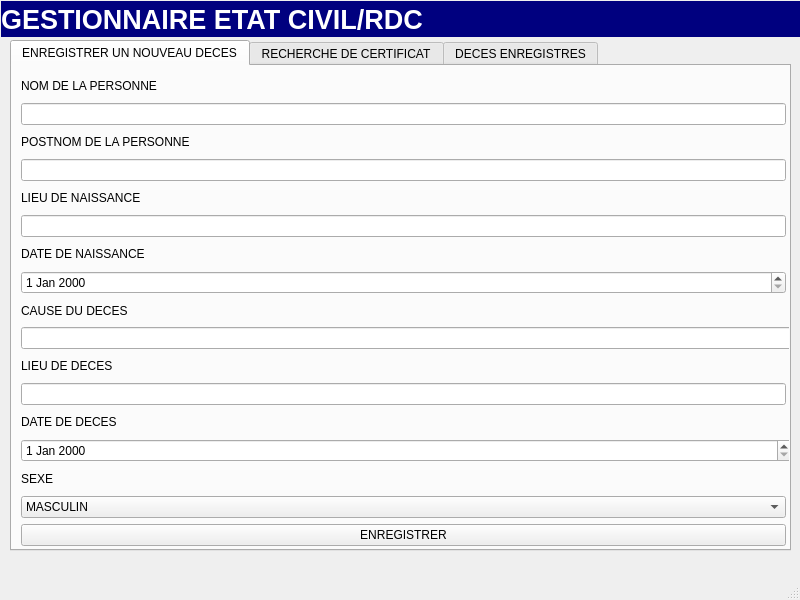
<?xml version="1.0" encoding="UTF-8"?>
<ui version="4.0">
 <class>deces</class>
 <widget class="QMainWindow" name="deces">
  <property name="geometry">
   <rect>
    <x>0</x>
    <y>0</y>
    <width>800</width>
    <height>600</height>
   </rect>
  </property>
  <property name="windowTitle">
   <string>MainWindow</string>
  </property>
  <widget class="QWidget" name="centralwidget">
   <widget class="QTabWidget" name="tabWidget">
    <property name="geometry">
     <rect>
      <x>10</x>
      <y>40</y>
      <width>781</width>
      <height>511</height>
     </rect>
    </property>
    <property name="currentIndex">
     <number>0</number>
    </property>
    <widget class="QWidget" name="tab">
     <attribute name="title">
      <string>ENREGISTRER UN NOUVEAU DECES</string>
     </attribute>
     <widget class="QWidget" name="layoutWidget_2">
      <property name="geometry">
       <rect>
        <x>9</x>
        <y>9</y>
        <width>771</width>
        <height>471</height>
       </rect>
      </property>
      <layout class="QGridLayout" name="gridLayout">
       <item row="3" column="0">
        <widget class="QLineEdit" name="lineEdit"/>
       </item>
       <item row="19" column="0">
        <widget class="QLabel" name="label_8">
         <property name="text">
          <string>SEXE</string>
         </property>
        </widget>
       </item>
       <item row="0" column="0">
        <widget class="QLabel" name="label">
         <property name="text">
          <string>NOM DE LA PERSONNE</string>
         </property>
        </widget>
       </item>
       <item row="15" column="0">
        <widget class="QLabel" name="label_7">
         <property name="text">
          <string>LIEU DE DECES</string>
         </property>
        </widget>
       </item>
       <item row="1" column="0">
        <widget class="QLineEdit" name="name"/>
       </item>
       <item row="14" column="0" colspan="2">
        <widget class="QLineEdit" name="postname">
         <property name="text">
          <string/>
         </property>
        </widget>
       </item>
       <item row="17" column="0">
        <widget class="QLabel" name="label_4">
         <property name="text">
          <string>DATE DE DECES</string>
         </property>
        </widget>
       </item>
       <item row="16" column="0">
        <widget class="QLineEdit" name="lineEdit_2"/>
       </item>
       <item row="20" column="0">
        <widget class="QComboBox" name="comboBox">
         <item>
          <property name="text">
           <string>MASCULIN</string>
          </property>
         </item>
         <item>
          <property name="text">
           <string>FEMININ</string>
          </property>
         </item>
        </widget>
       </item>
       <item row="21" column="0">
        <widget class="QPushButton" name="pushButton">
         <property name="text">
          <string>ENREGISTRER</string>
         </property>
        </widget>
       </item>
       <item row="11" column="0">
        <widget class="QDateEdit" name="dateEdit"/>
       </item>
       <item row="4" column="0">
        <widget class="QLabel" name="label_10">
         <property name="text">
          <string>LIEU DE NAISSANCE</string>
         </property>
        </widget>
       </item>
       <item row="12" column="0">
        <widget class="QLabel" name="label_3">
         <property name="text">
          <string>CAUSE DU DECES</string>
         </property>
        </widget>
       </item>
       <item row="18" column="0" colspan="2">
        <widget class="QDateEdit" name="dateevent"/>
       </item>
       <item row="6" column="0">
        <widget class="QLabel" name="label_9">
         <property name="text">
          <string>DATE DE NAISSANCE</string>
         </property>
        </widget>
       </item>
       <item row="2" column="0">
        <widget class="QLabel" name="label_2">
         <property name="text">
          <string>POSTNOM DE LA PERSONNE</string>
         </property>
        </widget>
       </item>
       <item row="5" column="0">
        <widget class="QLineEdit" name="lineEdit_3"/>
       </item>
      </layout>
     </widget>
    </widget>
    <widget class="QWidget" name="tab_2">
     <attribute name="title">
      <string>RECHERCHE DE CERTIFICAT</string>
     </attribute>
     <widget class="QWidget" name="">
      <property name="geometry">
       <rect>
        <x>10</x>
        <y>10</y>
        <width>371</width>
        <height>141</height>
       </rect>
      </property>
      <layout class="QGridLayout" name="gridLayout_2">
       <item row="0" column="0">
        <widget class="QLabel" name="label_5">
         <property name="font">
          <font>
           <bold>true</bold>
          </font>
         </property>
         <property name="text">
          <string>RECHERCHER UN CERTIFICAT</string>
         </property>
        </widget>
       </item>
       <item row="1" column="0">
        <widget class="QLineEdit" name="name_fichier"/>
       </item>
       <item row="2" column="0">
        <widget class="QPushButton" name="pushButton_2">
         <property name="text">
          <string>LIRE LE FICHIER</string>
         </property>
        </widget>
       </item>
      </layout>
     </widget>
     <widget class="QWidget" name="">
      <property name="geometry">
       <rect>
        <x>393</x>
        <y>10</y>
        <width>371</width>
        <height>351</height>
       </rect>
      </property>
      <layout class="QGridLayout" name="gridLayout_3">
       <item row="0" column="0">
        <widget class="QTextEdit" name="fullcomplete"/>
       </item>
       <item row="1" column="0">
        <widget class="QPushButton" name="pushButton_3">
         <property name="text">
          <string>IMPRIMER</string>
         </property>
        </widget>
       </item>
      </layout>
     </widget>
    </widget>
    <widget class="QWidget" name="tab_5">
     <attribute name="title">
      <string>DECES ENREGISTRES</string>
     </attribute>
     <widget class="QTableWidget" name="tableWidget">
      <property name="geometry">
       <rect>
        <x>0</x>
        <y>0</y>
        <width>771</width>
        <height>241</height>
       </rect>
      </property>
      <column>
       <property name="text">
        <string>NOM</string>
       </property>
      </column>
      <column>
       <property name="text">
        <string>POSTNOM</string>
       </property>
      </column>
      <column>
       <property name="text">
        <string>LIEU NAISSANCE</string>
       </property>
      </column>
      <column>
       <property name="text">
        <string>LIEU DE DECES</string>
       </property>
      </column>
      <column>
       <property name="text">
        <string>DATE DE DECES</string>
       </property>
      </column>
      <column>
       <property name="text">
        <string>CAUSE DE DECES</string>
       </property>
      </column>
      <column>
       <property name="text">
        <string>SEXE</string>
       </property>
      </column>
     </widget>
    </widget>
   </widget>
   <widget class="QLabel" name="label_6">
    <property name="geometry">
     <rect>
      <x>1</x>
      <y>1</y>
      <width>801</width>
      <height>36</height>
     </rect>
    </property>
    <property name="font">
     <font>
      <pointsize>20</pointsize>
      <bold>true</bold>
     </font>
    </property>
    <property name="layoutDirection">
     <enum>Qt::LeftToRight</enum>
    </property>
    <property name="styleSheet">
     <string notr="true">color: rgb(255, 255, 255);
background-color: rgb(0, 0, 127);</string>
    </property>
    <property name="text">
     <string>GESTIONNAIRE ETAT CIVIL/RDC</string>
    </property>
   </widget>
  </widget>
  <widget class="QMenuBar" name="menubar">
   <property name="geometry">
    <rect>
     <x>0</x>
     <y>0</y>
     <width>800</width>
     <height>21</height>
    </rect>
   </property>
  </widget>
  <widget class="QStatusBar" name="statusbar"/>
 </widget>
 <resources/>
 <connections/>
</ui>
